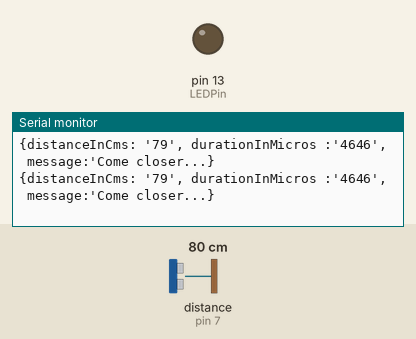
A sketch run on a simulated Arduino Uno, built with avr-gcc and run on an emulated ATmega328P. Parts: output pins drawn as LEDs (lit = HIGH), the last lines printed to the serial monitor. Wiring (inferred from the names in the program): ultrasonic range finder: trigger pin 8; echo pin 7. The test bench sets the inputs (shaded band); at power-on: distance to the obstacle (sensor on pin 7) 80 cm. The echo pulse lasts 58.3 µs per cm; pins used as bus, display or sensor lines are not drawn.

Above: at 1.2 s.
1.3 s: distance to the obstacle (sensor on pin 7) set to 2 cm
At 1.92 s:
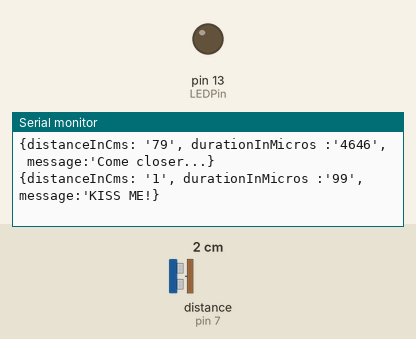
3.5 s: distance to the obstacle (sensor on pin 7) set to 4 cm
At 3.52 s:
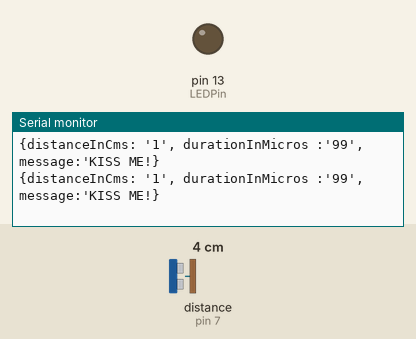

The sketch:

distance-meter.ino
```cpp
/*
 HC-SR04 Ping distance sensor:
 VCC to arduino 5v
 GND to arduino GND
 Echo to Arduino pin 7
 Trig to Arduino pin 8

 This sketch originates from Virtualmix: http://goo.gl/kJ8Gl
 Has been modified by Winkle ink here: http://winkleink.blogspot.com.au/2012/05/arduino-hc-sr04-ultrasonic-distance.html
 And modified further by ScottC here: http://arduinobasics.blogspot.com.au/2012/11/arduinobasics-hc-sr04-ultrasonic-sensor.html
 And even further notified by Alex here :https://github.com/alex-charos/arduino-distance-greeter
 */


#define echoPin 7 // Echo Pin
#define trigPin 8 // Trigger Pin
#define LEDPin 13 // Onboard LED

int maximumRange = 2000; // Maximum range needed
int minimumRange = 0; // Minimum range needed

long getDistance(long duration) {
  //Calculate the distance (in cm) based on the speed of sound.
  return duration/58.2;
}

void setup() {
  Serial.begin (9600);
  pinMode(trigPin, OUTPUT);
  pinMode(echoPin, INPUT);
  pinMode(LEDPin, OUTPUT); // Use LED indicator (if required)
}


void displayReading(long distance, long duration) {

  String message = getMessageByDistance(distance);

  Serial.print("{distanceInCms: '");
  Serial.print(distance);
  Serial.print("', durationInMicros :'");
  Serial.print(duration);
  Serial.print("', message:'");
  Serial.print(message);
  Serial.println("}");

}

String getMessageByDistance(long distance) {
  if (distance <10) {
    return "KISS ME!";
   }
   if (distance <50) {
    return "A little bit closer...";
   }

   if (distance <100) {
    return "Come closer...";
   }
   if (distance <200) {
    return "Hey! You! Come here!!!";
   }
   return "Where are you..?";


 }

void loop() {
  /* The following trigPin/echoPin cycle is used to determine the
   distance of the nearest object by bouncing soundwaves off of it. */
  digitalWrite(trigPin, LOW);
  delayMicroseconds(2);

  digitalWrite(trigPin, HIGH);
  delayMicroseconds(10);

  digitalWrite(trigPin, LOW);
  long duration = pulseIn(echoPin, HIGH);
  long distance = getDistance(duration);

  displayReading(distance, duration);
  //Delay 50ms before next reading.
  delay(400);
}
```

Measured:
- after the input at 1.3 s, the serial monitor: prints a new line after 0.36 s (image 1)
